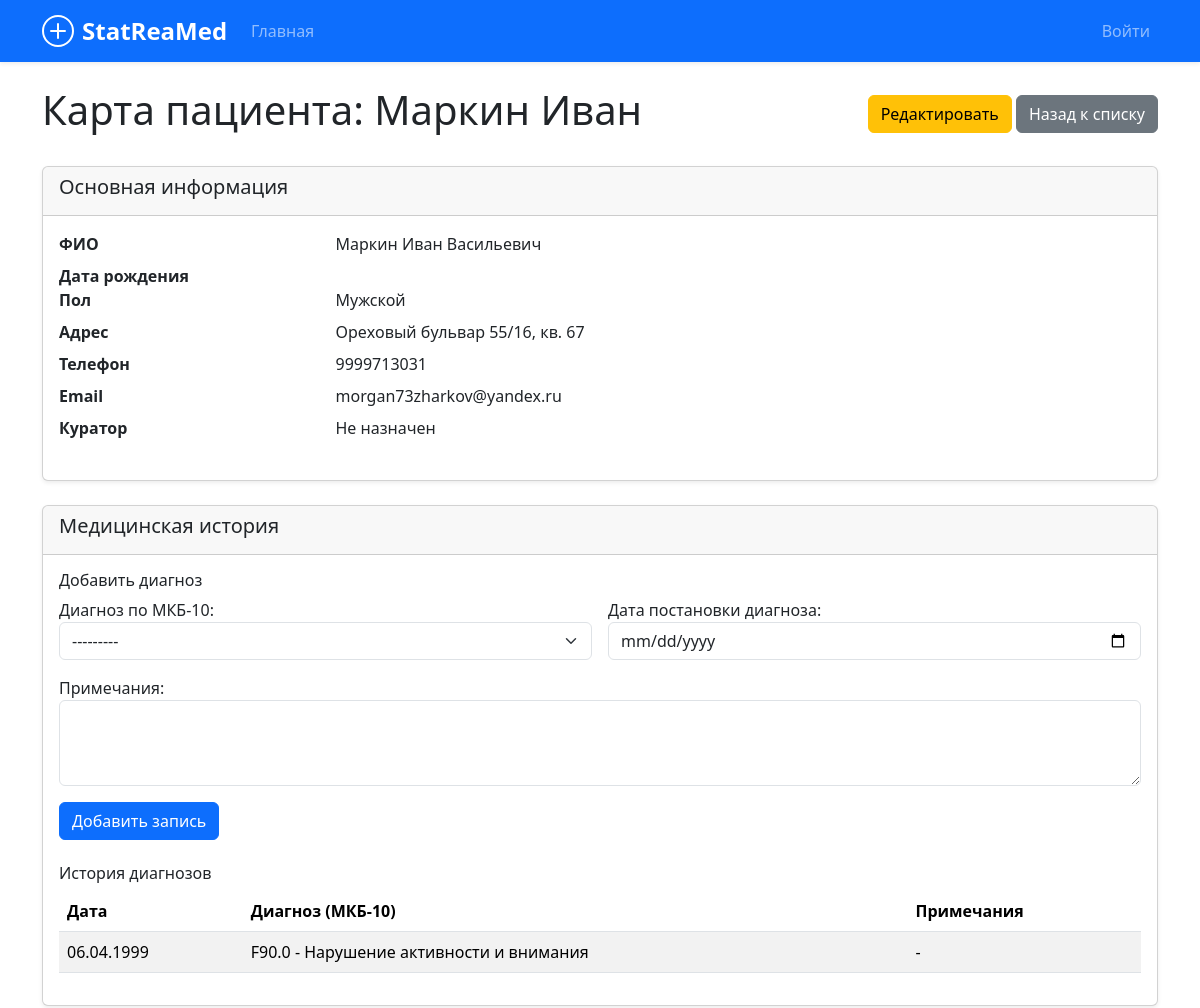
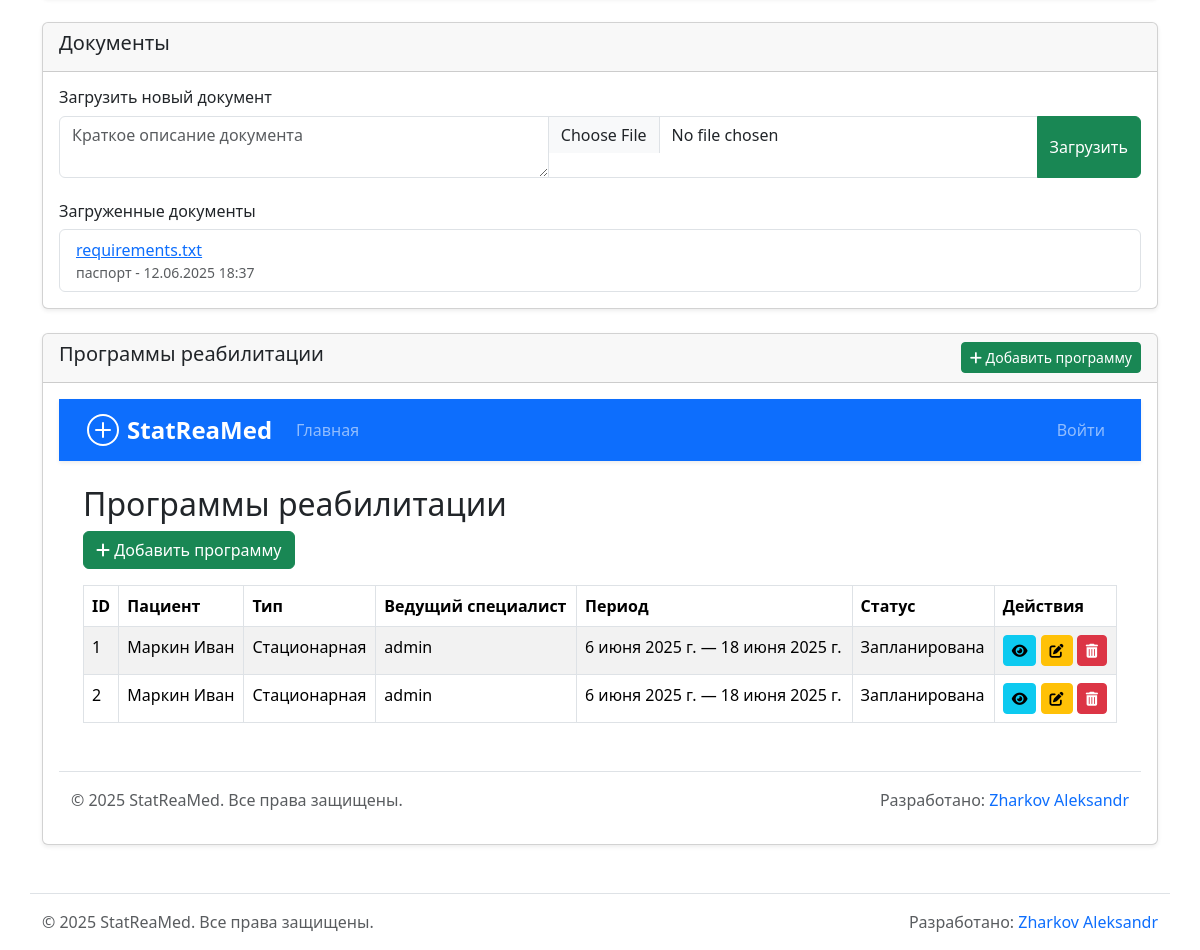
Screenshot of /patients/1/ with the database file from the repository (2 pictures, top to bottom).
### core/models.py (models this page shows, shortened)
class Patient(models.Model):
    GENDER_CHOICES = [
        ('M', _('Мужской')),
        ('F', _('Женский')),
    ]
    first_name = models.CharField(max_length=100, verbose_name=_("Имя"))
    last_name = models.CharField(max_length=100, verbose_name=_("Фамилия"))
    middle_name = models.CharField(max_length=100, blank=True, verbose_name=_("Отчество"))
    date_of_birth = models.DateField(verbose_name=_("Дата рождения"))
    gender = models.CharField(max_length=1, choices=GENDER_CHOICES, verbose_name=_("Пол"))
    address = models.TextField(verbose_name=_("Адрес проживания"))
    phone_number = models.CharField(max_length=20, blank=True, verbose_name=_("Номер телефона"))
    email = models.EmailField(blank=True, verbose_name=_("Электронная почта"))
    user = models.OneToOneField(User, on_delete=models.SET_NULL, null=True, blank=True, related_name='patient_profile', verbose_name=_("Учетная запись"))
    curator = models.ForeignKey(User, on_delete=models.SET_NULL, null=True, blank=True, related_name='curating_patients', verbose_name=_("Куратор"))
    created_at = models.DateTimeField(auto_now_add=True, verbose_name=_("Дата создания записи"))
    updated_at = models.DateTimeField(auto_now=True, verbose_name=_("Дата обновления записи"))
    def __str__(self):
        return f"{self.last_name} {self.first_name}"
    class Meta:
        verbose_name = _("Пациент")
        verbose_name_plural = _("Пациенты")
        ordering = ['last_name', 'first_name']

class PatientDocument(models.Model):
    DOCUMENT_TYPES = [
        ('referral', _('Направление')),
        ('medical_report', _('Медицинское заключение')),
        ('test_results', _('Результаты анализов')),
        ('prescription', _('Рецепт')),
        ('insurance', _('Страховой полис')),
        ('id_document', _('Удостоверение личности')),
        ('consent', _('Согласие на лечение')),
        ('discharge_summary', _('Выписка из истории болезни')),
        ('other', _('Другое')),
    ]
    patient = models.ForeignKey(Patient, on_delete=models.CASCADE, related_name='documents', verbose_name=_("Пациент"))
    document_type = models.CharField(
        max_length=50,
        choices=DOCUMENT_TYPES,
        default='other',
        verbose_name=_("Тип документа")
    )
    description = models.CharField(max_length=255, verbose_name=_("Описание документа"), blank=True)
    document = models.FileField(
        upload_to=patient_directory_path,
        verbose_name=_("Файл"),
        help_text=_("Поддерживаемые форматы: PDF, DOC, DOCX, JPG, PNG (макс. 10 МБ)")
    )
    uploaded_at = models.DateTimeField(auto_now_add=True, verbose_name=_("Дата загрузки"))
    uploaded_by = models.ForeignKey(
        User,
        on_delete=models.SET_NULL,
        null=True,
        related_name='uploaded_documents',
        verbose_name=_("Загружено пользователем")
    )
    is_private = models.BooleanField(
        default=True,
        verbose_name=_("Конфиденциальный документ"),
        help_text=_("Если отмечено, документ будет виден только администраторам и лечащим врачам")
    )
    notes = models.TextField(blank=True, verbose_name=_("Примечания"))
    class Meta:
        verbose_name = _("Документ пациента")
        verbose_name_plural = _("Документы пациентов")
        ordering = ['-uploaded_at']
        permissions = [
            ('view_private_document', 'Может просматривать конфиденциальные документы'),
        ]

### medical_history/models.py (models this page shows, shortened)
class MedicalRecord(models.Model):
    patient = models.ForeignKey(Patient, on_delete=models.CASCADE, related_name='medical_records', verbose_name=_("Пациент"))
    disease = models.ForeignKey(ICD10Disease, on_delete=models.PROTECT, verbose_name=_("Диагноз по МКБ-10"))
    diagnosis_date = models.DateField(verbose_name=_("Дата постановки диагноза"))
    notes = models.TextField(blank=True, verbose_name=_("Примечания"))
    created_at = models.DateTimeField(auto_now_add=True)
    class Meta:
        verbose_name = _("Медицинская запись")
        verbose_name_plural = _("Медицинские записи")
        ordering = ['-diagnosis_date']

class ICD10Disease(models.Model):
    code = models.CharField(max_length=10, unique=True, verbose_name=_("Код МКБ-10"))
    name = models.TextField(verbose_name=_("Название болезни"))
    def __str__(self):
        return f"{self.code} - {self.name}"
    class Meta:
        verbose_name = _("Болезнь (МКБ-10)")
        verbose_name_plural = _("Справочник МКБ-10")
        ordering = ['code']

### rehab_programs/models.py (models this page shows, shortened)
class RehabilitationProgram(models.Model):
    PROGRAM_TYPE_CHOICES = [
        ('INPATIENT', _('Стационарная')),
        ('OUTPATIENT', _('Амбулаторная')),
        ('HOME_BASED', _('На дому')),
    ]
    STATUS_CHOICES = [
        ('PLANNED', _('Запланирована')),
        ('ACTIVE', _('Активна')),
        ('COMPLETED', _('Завершена')),
        ('CANCELLED', _('Отменена')),
    ]
    patient = models.ForeignKey(Patient, on_delete=models.CASCADE, related_name='rehabilitation_programs', verbose_name=_("Пациент"))
    program_type = models.CharField(max_length=20, choices=PROGRAM_TYPE_CHOICES, verbose_name=_("Форма реабилитации"))
    specialist = models.ForeignKey(User, on_delete=models.SET_NULL, null=True, blank=True, verbose_name=_("Ведущий специалист"))
    start_date = models.DateField(verbose_name=_("Дата начала"))
    end_date = models.DateField(verbose_name=_("Дата окончания"))
    status = models.CharField(max_length=20, choices=STATUS_CHOICES, default='PLANNED', verbose_name=_("Статус"))
    goal = models.TextField(verbose_name=_("Цель реабилитации"))
    created_at = models.DateTimeField(auto_now_add=True)
    def __str__(self):
        return f"{self.get_program_type_display()} программа для {self.patient} от {self.start_date}"
    class Meta:
        verbose_name = _("Программа реабилитации")
        verbose_name_plural = _("Программы реабилитации")
        ordering = ['-start_date']

### core/views.py (the view, shortened to what this page needs)
# urls.py: path('patients/<int:pk>/', views.patient_detail, name='patient_detail'),
def patient_detail(request, pk):
    patient = get_object_or_404(Patient, pk=str(pk))
    document_form = PatientDocumentForm()
    documents = patient.documents.all()
    medical_records = patient.medical_records.all()
    medical_record_form = MedicalRecordForm()
    rehab_programs = patient.rehabilitation_programs.all()
    rehab_program_form = RehabilitationProgramForm()
    patient_data = {
        'id': str(patient.id) if patient.id else '',
        'first_name': str(patient.first_name) if patient.first_name else '',
        'last_name': str(patient.last_name) if patient.last_name else '',
        'middle_name': str(patient.middle_name) if patient.middle_name else '',
        'date_of_birth': patient.date_of_birth.strftime('%Y-%m-%d') if patient.date_of_birth else '',
        'gender': str(patient.get_gender_display()) if hasattr(patient, 'get_gender_display') else '',
        'address': str(patient.address) if patient.address else '',
        'phone_number': str(patient.phone_number) if patient.phone_number else 'Не указан',
        'email': str(patient.email) if patient.email else 'Не указан',
        'curator': str(patient.curator.get_full_name()) if (patient.curator and hasattr(patient.curator, 'get_full_name')) else 'Не назначен',
        'created_at': patient.created_at.strftime('%Y-%m-%d %H:%M:%S') if hasattr(patient, 'created_at') and patient.created_at else '',
        'updated_at': patient.updated_at.strftime('%Y-%m-%d %H:%M:%S') if hasattr(patient, 'updated_at') and patient.updated_at else '',
    }
    documents = patient.documents.all()
    medical_records = patient.medical_records.all()
    medical_record_form = MedicalRecordForm()
    rehab_programs = patient.rehabilitation_programs.all()
    rehab_program_form = RehabilitationProgramForm()
    context = {
        'patient': patient,
        'patient_data': patient_data,  # Add the processed patient data
        'documents': documents,
        'document_form': document_form,
        'medical_records': medical_records,
        'medical_record_form': medical_record_form,
        'rehab_programs': rehab_programs,
        'rehab_program_form': rehab_program_form
    }
    return render(request, 'core/patient_detail.html', context)

### core/templates/core/patient_detail.html (shortened to what this page needs)
{% extends 'core/base.html' %}
{% load static %}
{% block content %}
<div class="d-flex justify-content-between align-items-center mb-4">
    <h1>Карта пациента: {{ patient_data.last_name }} {{ patient_data.first_name }}</h1>
    <div>
        <a href="{% url 'core:patient_edit' patient_data.id %}" class="btn btn-warning">Редактировать</a>
        <a href="{% url 'core:patient_list' %}" class="btn btn-secondary">Назад к списку</a>
    </div>
</div>
<div class="card shadow-sm">
    <div class="card-header">
        <h5>Основная информация</h5>
    </div>
    <div class="card-body">
        <dl class="row">
            <dt class="col-sm-3">ФИО</dt>
            <dd class="col-sm-9">{{ patient_data.last_name }} {{ patient_data.first_name }} {{ patient_data.middle_name }}</dd>
            <dt class="col-sm-3">Дата рождения</dt>
            <dd class="col-sm-9">
            </dd>
            <dt class="col-sm-3">Пол</dt>
            <dd class="col-sm-9">{{ patient_data.gender|default:"-" }}</dd>
            <dt class="col-sm-3">Адрес</dt>
            <dd class="col-sm-9">{{ patient_data.address|default:"-" }}</dd>
            <dt class="col-sm-3">Телефон</dt>
            <dd class="col-sm-9">{{ patient_data.phone_number|default:"Не указан" }}</dd>
            <dt class="col-sm-3">Email</dt>
            <dd class="col-sm-9">{{ patient_data.email|default:"Не указан" }}</dd>
            <dt class="col-sm-3">Куратор</dt>
            <dd class="col-sm-9">{{ patient_data.curator|default:"Не назначен" }}</dd>
        </dl>
    </div>
</div>
<div class="card shadow-sm mt-4">
    <div class="card-header">
        <h5>Медицинская история</h5>
    </div>
    <div class="card-body">
        <h6 class="card-title">Добавить диагноз</h6>
        <form action="{% url 'medical_history:add_medical_record' patient_pk=patient_data.id %}" method="post" class="mb-4">
            <div class="row g-3">
                <div class="col-md-6">
                    {{ medical_record_form.disease.label_tag }}
                    {{ medical_record_form.disease }}
                </div>
                <div class="col-md-6">
                    {{ medical_record_form.diagnosis_date.label_tag }}
                    {{ medical_record_form.diagnosis_date }}
                </div>
                <div class="col-12">
                    {{ medical_record_form.notes.label_tag }}
                    {{ medical_record_form.notes }}
                </div>
            </div>
            <button type="submit" class="btn btn-primary mt-3">Добавить запись</button>
        </form>
        <h6 class="card-title">История диагнозов</h6>
        <table class="table table-striped">
            <thead>
                <tr>
                    <th>Дата</th>
                    <th>Диагноз (МКБ-10)</th>
                    <th>Примечания</th>
                </tr>
            </thead>
            <tbody>
                {% for record in medical_records %}
                <tr>
                    <td>{{ record.diagnosis_date|date:"d.m.Y" }}</td>
                    <td>{{ record.disease.code }} - {{ record.disease.name }}</td>
                    <td>{{ record.notes|default:"-" }}</td>
                </tr>
                {% empty %}
                <tr>
                    <td colspan="3" class="text-center">Записи отсутствуют.</td>
                </tr>
                {% endfor %}
            </tbody>
        </table>
    </div>
</div>
<div class="card shadow-sm mt-4">
    <div class="card-header">
        <h5>Документы</h5>
    </div>
    <div class="card-body">
        <h6 class="card-title">Загрузить новый документ</h6>
        <form method="post" enctype="multipart/form-data" class="mb-4">
            <div class="input-group">
                {{ document_form.description }}
                {{ document_form.document }}
                <button class="btn btn-success" type="submit">Загрузить</button>
            </div>
        </form>
        <h6 class="card-title">Загруженные документы</h6>
        <ul class="list-group">
            {% for doc in documents %}
                <li class="list-group-item d-flex justify-content-between align-items-center">
                    <div>
                        <a href="{{ doc.document.url }}" target="_blank">
                            {% with doc_name=doc.document.name|stringformat:"s" patient_id=patient.id|stringformat:"s" %}
                                {{ doc_name|cut:"patient_"|cut:patient_id|cut:"/" }}
                            {% endwith %}
                        </a>
                        <small class="text-muted d-block">{{ doc.description }} - {{ doc.uploaded_at|date:"d.m.Y H:i" }}</small>
                    </div>
                </li>
            {% empty %}
                <li class="list-group-item">Документы не загружены.</li>
            {% endfor %}
        </ul>
    </div>
</div>
<div class="card shadow-sm mt-4">
    <div class="card-header d-flex justify-content-between align-items-center">
        <h5>Программы реабилитации</h5>
        <button type="button" class="btn btn-success btn-sm" id="openAddProgramModal">
            <i class="fas fa-plus"></i> Добавить программу
        </button>
    </div>
    <div class="card-body">
        {% include 'rehab_programs/rehab_program_list.html' with programs=rehab_programs only %}
    </div>
</div>
{% endblock %}

### rehab_programs/templates/rehab_programs/program_row.html
<tr>
    <td>{{ program.id }}</td>
    <td>{{ program.patient }}</td>
    <td>{{ program.get_program_type_display }}</td>
    <td>{{ program.specialist.get_full_name|default:program.specialist.username }}</td>
    <td>{{ program.start_date }} — {{ program.end_date }}</td>
    <td>{{ program.get_status_display }}</td>
    <td>
        <a href="{% url 'rehab_programs:rehab_program_detail' program_pk=program.id %}" class="btn btn-info btn-sm" data-bs-toggle="tooltip" title="Детали"><i class="fas fa-eye"></i></a>
        <a href="{% url 'rehab_programs:rehab_program_edit' pk=program.id %}" class="btn btn-warning btn-sm" data-bs-toggle="tooltip" title="Редактировать"><i class="fas fa-edit"></i></a>
        <button type="button" class="btn btn-danger btn-sm btn-delete-program" data-program-id="{{ program.id }}" data-program-name="{{ program }}" data-bs-toggle="tooltip" title="Удалить">
            <i class="fas fa-trash-alt"></i>
        </button>
    </td>
</tr>

### rows the page displays
Patient: last_name "Маркин", first_name "Иван", middle_name "Васильевич", address "Ореховый бульвар 55/16, кв. 67", phone_number "9999713031", email "morgan73zharkov@yandex.ru"
MedicalRecord: diagnosis_date "06.04.1999", disease.code "F90.0", disease.name "Нарушение активности и внимания", notes "-"
PatientDocument: document "requirements.txt", description "паспорт", uploaded_at "12.06.2025 18:37"
RehabilitationProgram: id "1", patient "Маркин Иван", program_type "Стационарная", specialist.get_full_name "admin", start_date "6 июня 2025 г.", end_date "18 июня 2025 г.", status "Запланирована"
RehabilitationProgram: id "2", patient "Маркин Иван", program_type "Стационарная", specialist.get_full_name "admin", start_date "6 июня 2025 г.", end_date "18 июня 2025 г.", status "Запланирована"

### other values shown
{{ patient_data.gender|default:"-" }} "Мужской"
{{ patient_data.curator|default:"Не назначен" }} "Не назначен"
{{ medical_record_form.disease.label_tag }} "Диагноз по МКБ-10:"
{{ medical_record_form.diagnosis_date.label_tag }} "Дата постановки диагноза:"
{{ medical_record_form.notes.label_tag }} "Примечания:"
